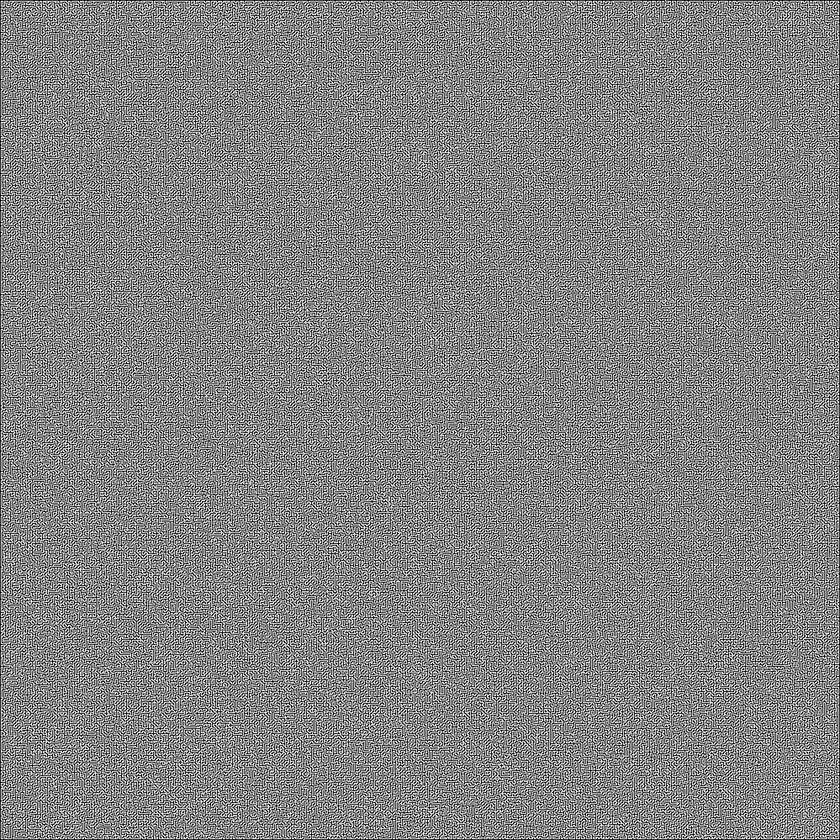
#> input picture input/braid1000.png, 840 x 840 px, shrunk from 999 x 999 before the run; its folder holds only this picture in this run
$ python -i maze.py   (imports and definitions only)
#> lines starting #> are read from the running program, lines starting #| are printed output that depends on the picture
from collections import deque
import cv2 as cv
from time import time
import heapq as hp
import sys, json, os

class MazeImg:
    def load(self):

        gray = cv.cvtColor(cv.imread(self.path), cv.COLOR_BGR2GRAY)
        ret,thresh = cv.threshold(gray,100,255,cv.THRESH_BINARY)

        return thresh

    def start_finish(self):
        i=0
        start=0
        finish=0

        while self.img[0][i] == 0:
            i+=1
        start=i

        i=0
        while self.img[self.height-1][i] == 0:
            i+=1

        finish=i

        return (start, finish)

    def __init__(self, path):
#> called with path = '../input/braid1000.png'
        self.path=path

        self.img=self.load()
#> in load, `ret,thresh = cv.threshold(gray,100,255,cv.THRESH_BINARY)`:
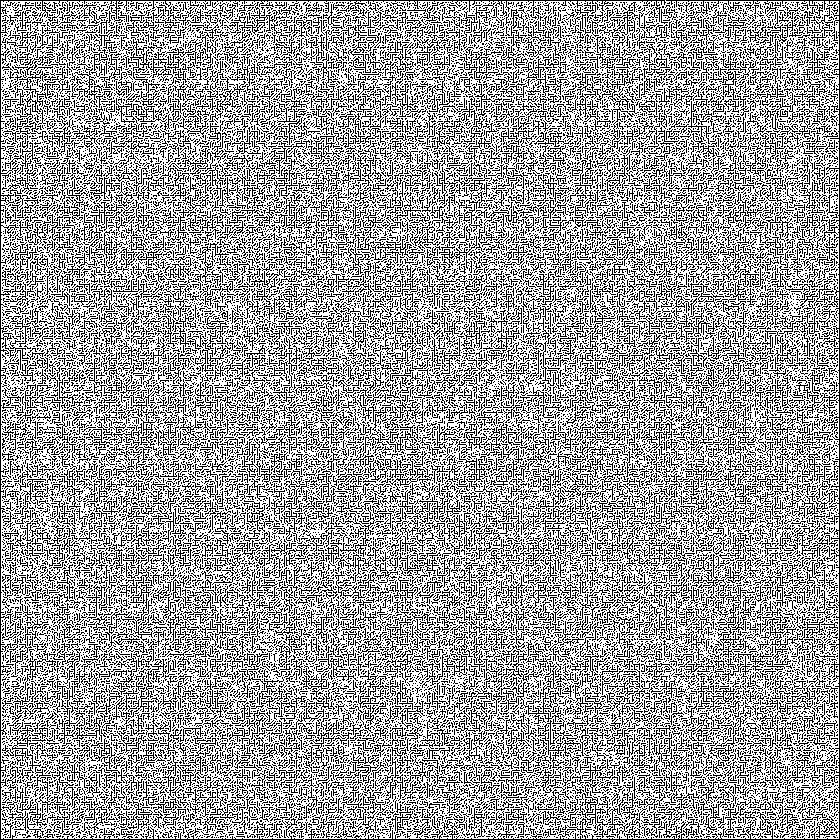
#> thresh: shape (840, 840); 63.6% white; black in thin lines or dots

        self.width=self.img.shape[1]
#> self.width = 840
        self.height=self.img.shape[0]
#> self.height = 840

        (self.start, self.finish)=self.start_finish()
#> after the loop in start_finish, `while self.img[0][i] == 0:`: i = 665
#> after the loop in start_finish, `while self.img[self.height-1][i] == 0:`: i = 303
#> self.start = 665; self.finish = 303

        self.start_string="0_{}".format(self.start)
#> self.start_string = '0_665'
        self.finish_string="{}_{}".format(self.height-1, self.finish)
#> self.finish_string = '839_303'


    def show(self):
        cv.imshow("maze",self.img)
        cv.waitKey(0)

class Maze:

    def stringit(self,x, y):
        return "{}_{}".format(y,x)

    # [345 lines left out: functions old_adj_list, calculate_edge_weight, make_adj_list, __init__, chebyshev, manhattan and 5 more, not called in this run]

>>> result = MazeImg('../input/braid1000.png').load()

$ run again, on input/braid2000.png
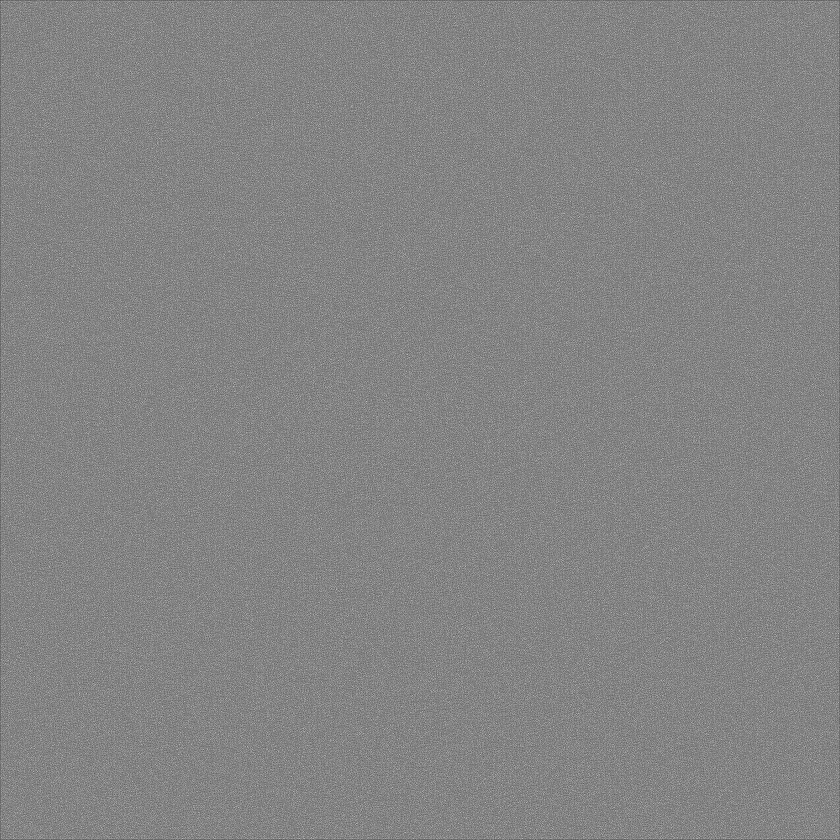
#> input picture input/braid2000.png, 840 x 840 px, shrunk from 1999 x 1999 before the run
#> in load, `ret,thresh = cv.threshold(gray,100,255,cv.THRESH_BINARY)`:
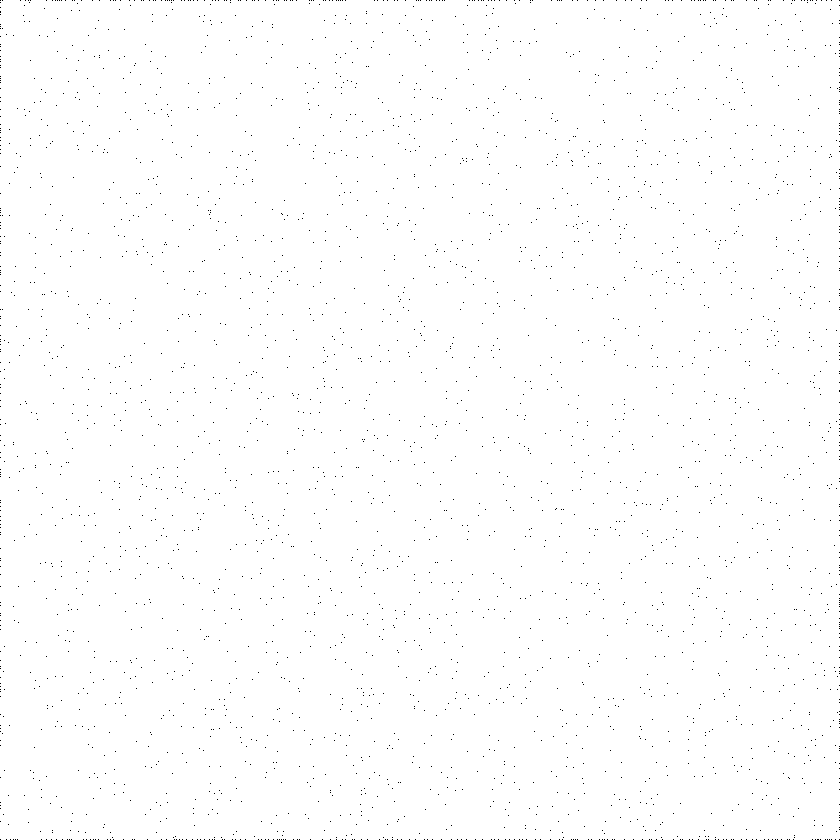
#> thresh: shape (840, 840); 99.5% white; black in thin lines or dots
#> the loop in start_finish, `while self.img[0][i] == 0:` made 1 pass
#> i on pass 1: 1
#> after the loop in start_finish, `while self.img[0][i] == 0:`: i = 1
#> the loop in start_finish, `while self.img[self.height-1][i] == 0:` made 1 pass
#> self.start_string = '0_1'
#> self.finish_string = '839_1'
